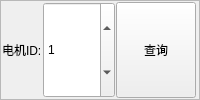
           <widget class="QFrame" name="frame_4">
            <property name="frameShape">
             <enum>QFrame::StyledPanel</enum>
            </property>
            <property name="frameShadow">
             <enum>QFrame::Plain</enum>
            </property>
            <layout class="QGridLayout" name="gridLayout_4">
             <property name="leftMargin">
              <number>1</number>
             </property>
             <property name="topMargin">
              <number>1</number>
             </property>
             <property name="rightMargin">
              <number>3</number>
             </property>
             <property name="bottomMargin">
              <number>1</number>
             </property>
             <property name="spacing">
              <number>1</number>
             </property>
             <item row="0" column="2">
              <widget class="QPushButton" name="pushButton_CX">
               <property name="sizePolicy">
                <sizepolicy hsizetype="Minimum" vsizetype="Minimum">
                 <horstretch>0</horstretch>
                 <verstretch>0</verstretch>
                </sizepolicy>
               </property>
               <property name="text">
                <string>查询</string>
               </property>
              </widget>
             </item>
             <item row="0" column="1">
              <widget class="QSpinBox" name="spinBox_MotorID">
               <property name="sizePolicy">
                <sizepolicy hsizetype="Minimum" vsizetype="Minimum">
                 <horstretch>0</horstretch>
                 <verstretch>0</verstretch>
                </sizepolicy>
               </property>
               <property name="maximum">
                <number>255</number>
               </property>
               <property name="value">
                <number>1</number>
               </property>
              </widget>
             </item>
             <item row="0" column="0">
              <widget class="QLabel" name="label_4">
               <property name="sizePolicy">
                <sizepolicy hsizetype="Fixed" vsizetype="Minimum">
                 <horstretch>0</horstretch>
                 <verstretch>0</verstretch>
                </sizepolicy>
               </property>
               <property name="text">
                <string>电机ID:</string>
               </property>
              </widget>
             </item>
            </layout>
           </widget>
